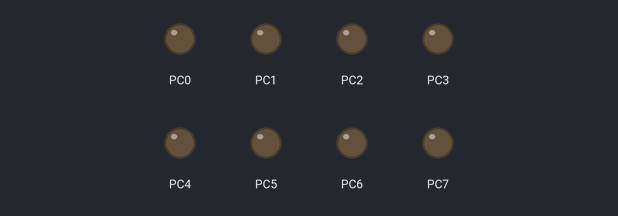
Bench run of a program on a simulated ATmega32, built with avr-gcc and emulated at 16 MHz. Parts: output pins drawn as LEDs (lit = HIGH).

Above: at 0.5 s.
At 3.5 s:
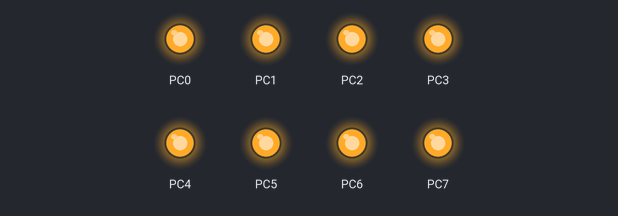
Timing chart, 0 to 4.6 s (numbered marks = the images above):
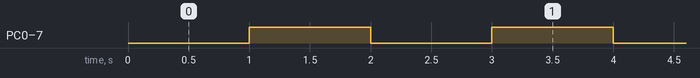

The program:

main.c
```c
/*
 * Car embedded.c
 *
 * Created: 17.02.2019 17:53:17
 * Author : Adas
 */

#include <avr/io.h>
#include <util/delay.h>


int main(void)
{
    /* Replace with your application code */
    DDRC = 0b11111111; //Nakes PORTC as Output
    while(1) //infinite loop
    {
	    PORTC = 0b00000000; //Turns ON All LEDs
	    _delay_ms(1000); //1 second delay
	    PORTC= 0b11111111; //Turns OFF All LEDs
	    _delay_ms(1000); //1 second delay
    }
}
```

Measured:
- by itself, PC0–7: alternates HIGH for 1.0 s and LOW for 1.0 s
